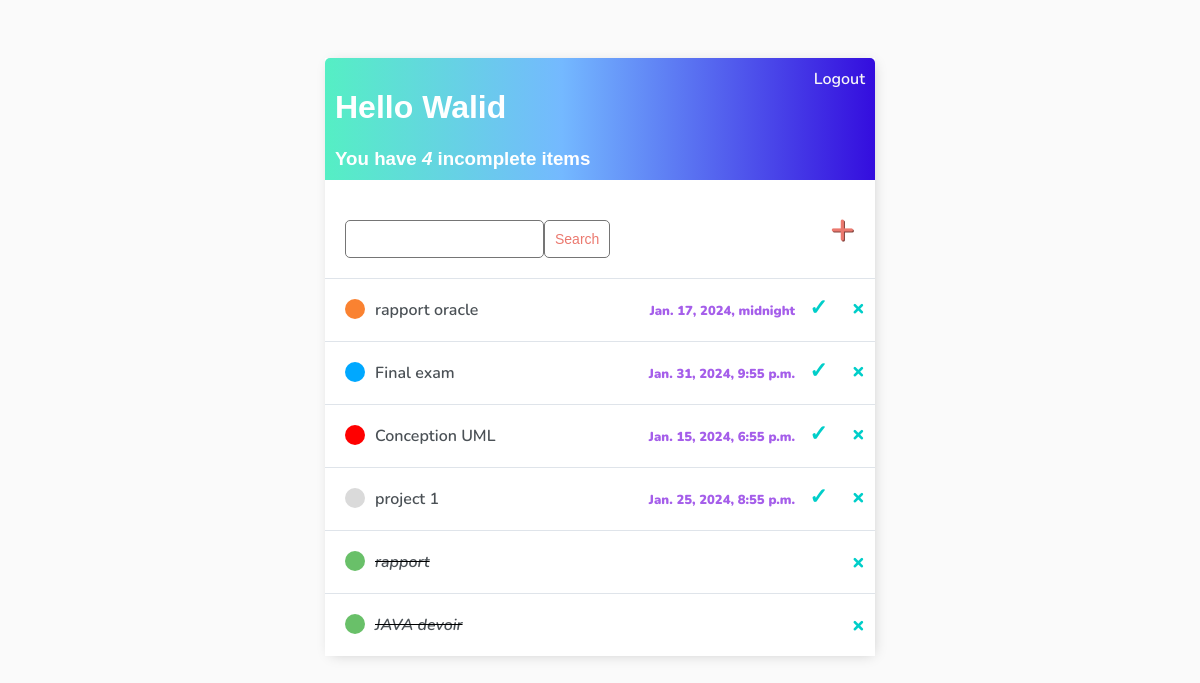
/ (signed in), run on the app's committed database.
### base/models.py (models this page shows)
class Task(models.Model):
    user = models.ForeignKey(User, on_delete=models.CASCADE, null=True, blank=True)
    title = models.CharField(max_length=200)
    description = models.TextField(null=True, blank=True)
    complete = models.BooleanField(default=False)
    deadline = models.DateTimeField(null=True, blank=True)
    priority = models.TextField( blank=True, default="0", max_length=1, choices=[('0', 'default'), ('1', 'low'), ('2', 'medium'), ('3', 'high')])
    created = models.DateTimeField(auto_now_add=True)
    def __str__(self):
        return self.title
    class Meta:
        ordering = ['complete']

### base/views.py (the view)
# urls.py: path('', TaskList.as_view(), name='tasks'),
class TaskList(LoginRequiredMixin, ListView):
    model = Task
    context_object_name = 'tasks'
    def get_context_data(self, **kwargs):
        context = super().get_context_data(**kwargs)
        context['tasks'] = context['tasks'].filter(user=self.request.user)
        context['count'] = context['tasks'].filter(complete=False).count()
        search_input = self.request.GET.get('search-area') or ''
        if search_input:
            context['tasks'] = context['tasks'].filter(title__startswith=search_input)
        context['search_input'] = search_input
        return context

### base/templates/base/task_list.html (shortened to what this page needs)
{% extends 'base/main.html' %}
{% block content %}
    <div class="header-bar">
        <div>
            <h1>Hello {{ request.user|title }}</h1>
            <h3 style="margin:0">You have <i>{{ count }}</i> incomplete item{{ count|pluralize:"s" }} </h3>
        </div>
    {% if request.user.is_authenticated %}
        <a href="{% url 'logout' %}">Logout</a> {% else %}
        <a href="{% url 'login' %}">Login</a>
    {% endif %}
    </div>
<!DOCTYPE html>
<html lang="en">
<head>
</head>
<body>
<div id="search-add-wrapper">
    <form method="GET" style="margin-top: 20px;display: flex;">
        <input type="text" name="search-area" value="{{ search_input }}">
        <input class="button" type="submit" value="Search">
    </form>
    <a id="add-link" href="{% url 'task-create' %}">+</a>
</div>
<div class="task-items-wrapper">
       {% for task in tasks %}
           <div class="task-wrapper">
                {% if task.complete %}
                    <div class="task-title">
                        <div class="task-complete-icon"></div>
                        <i><s><a href="{% url 'task-update' task.id %}">{{ task }}</a></s></i>
                    </div>
                    <a class="delete-link" href="{% url 'task-delete' task.id %}">&#215;</a>
                    {% else %}
                    <div class="task-title">
                        {% if task.priority == "0" %}
                            <div class="task-incomplete-icon"></div>
                            <a href="{% url 'task-update' task.id %}">{{ task }}</a>
                            {% elif task.priority == "1" %}
                                <div class="task-low-icon"></div>
                                 <a href="{% url 'task-update' task.id %}">{{ task }}</a>
                                {% elif task.priority == "2" %}
                                <div class="task-medium-icon"></div>
                                 <a href="{% url 'task-update' task.id %}">{{ task }}</a>
                                {% elif task.priority == "3" %}
                                <div class="task-high-icon"></div>
                                 <a href="{% url 'task-update' task.id %}">{{ task }}</a>
                                {% endif %}
                    </div>
                    <div>
                        <a class="deadline">{{ task.deadline }}</a>
                        <a class="confirm-link" href="{% url 'task-confirm' pk=task.id %}">&#10003;</a>
                        <a class="delete-link" href="{% url 'task-delete' task.id %}">&#215;</a>
                    </div>
                {% endif %}
           </div>
           {% empty %}
           <h3>No items in list</h3>
       {% endfor %}
   </div>
</body>
</html>
{% endblock content %}

### base/templates/base/main.html (shortened to what this page needs)
<!DOCTYPE html>
<html lang="en">
<head>
</head>
<body>
    <div class="container">
        {% block content %} {% endblock content %}
    </div>
</body>
</html>

### base/templates/base/main.html (style rules this page uses)
body { background-color: #FAFAFA; font-family: 'Nunito', sans-serif; padding-top: 50px; }
h1, h2, h3, h4, h5, h6 { font-family: 'Raleway', sans-serif; }
a, p { color: #4b5156 }
a { font-weight: 600; }
.container { max-width: 550px; margin: auto; background-color: #fff; -webkit-box-shadow: 2px 2px 13px -4px rgba(0, 0, 0, 0.21); box-shadow: 2px 2px 13px -4px rgba(0, 0, 0, 0.21); }
input { outline: none; border: none; }
.header-bar { display: flex; justify-content: space-between; color: #fff; padding: 10px; border-radius: 5px 5px 0 0; background: linear-gradient(90deg, #55efc4 0%, #74b9ff 43%, #340dde 100%); }
.header-bar a { color: rgb(247, 247, 247); text-decoration: none; }
.task-wrapper { display: flex; align-items: center; justify-content: space-between; background-color: #fff; border-top: 1px solid #dfe4ea; overflow: hidden; }
.task-title { display: flex; padding: 20px; }
.task-title a { text-decoration: none; color: #4b5156; margin-left: 10px; }
.task-complete-icon { height: 20px; width: 20px; background-color: rgb(105, 192, 105); border-radius: 50%; }
.task-incomplete-icon { height: 20px; width: 20px; background-color: rgb(218, 218, 218); border-radius: 50%; }
.task-low-icon { height: 20px; width: 20px; background-color: #00a8ff; border-radius: 50%; }
.task-medium-icon { height: 20px; width: 20px; background-color: #fa8231; border-radius: 50%; }
.task-high-icon { height: 20px; width: 20px; background-color: red; border-radius: 50%; }
.delete-link { text-decoration: none; font-weight: 900; color: #00cec9; font-size: 22px; line-height: 0; padding: 10px 10px; margin-left: 5px; }
.confirm-link { text-decoration: none; font-weight: 900; color: #00cec9; font-size: 22px; line-height: 0; padding: 10px 0px; margin-right: 5px; }
.deadline { text-decoration: none; font-weight: 900; color: #a55eea; font-size: 13px; line-height: 0; padding: 10px 10px; margin-left: 5px; }
#add-link { color: #EB796F; text-decoration: none; font-size: 42px; text-shadow: 1px 1px #81413b; }
#search-add-wrapper { display: flex; justify-content: space-between; align-items: center; padding: 20px; }
input[type=text], input[type=password], textarea { border: 1px solid #757575; border-radius: 5px; padding: 10px; width: 90%; }
::placeholder { font-weight: 300; opacity: 0.5; }
.button { border: 1px solid #757575; background-color: #FFF; color: #EB796F; padding: 10px; font-size: 14px; border-radius: 5px; cursor: pointer; text-decoration: none; }

### data on the page
Task: title "rapport oracle", deadline "Jan. 17, 2024, midnight"
Task: title "Final exam", deadline "Jan. 31, 2024, 9:55 p.m."
Task: title "Conception UML", deadline "Jan. 15, 2024, 6:55 p.m."
Task: title "project 1", deadline "Jan. 25, 2024, 8:55 p.m."
Task: title "rapport"
Task: title "JAVA devoir"

### other printed values
{{ request.user|title }} "Walid"
{{ count }} "4"
